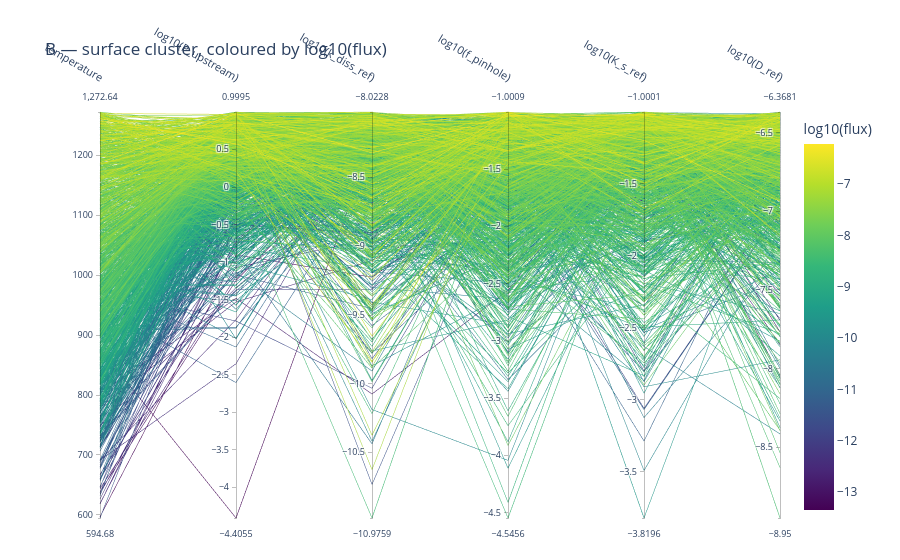
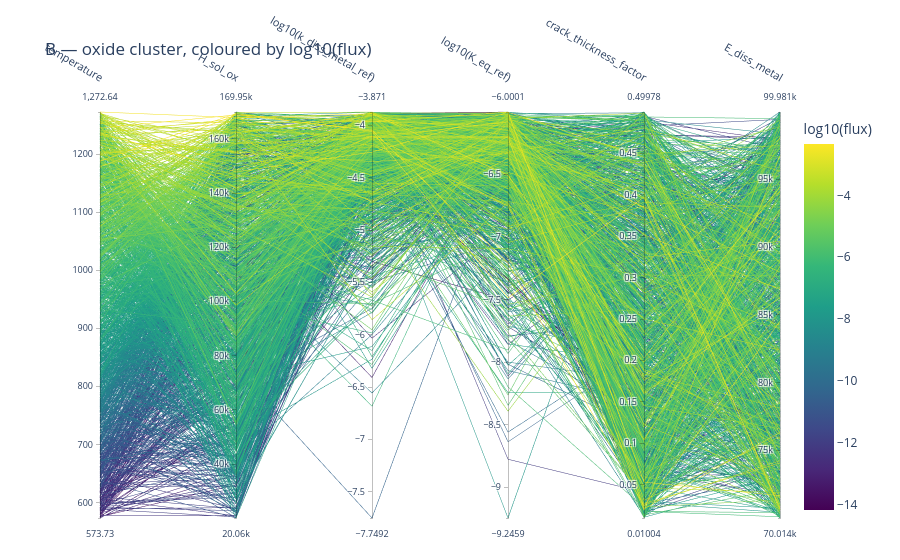
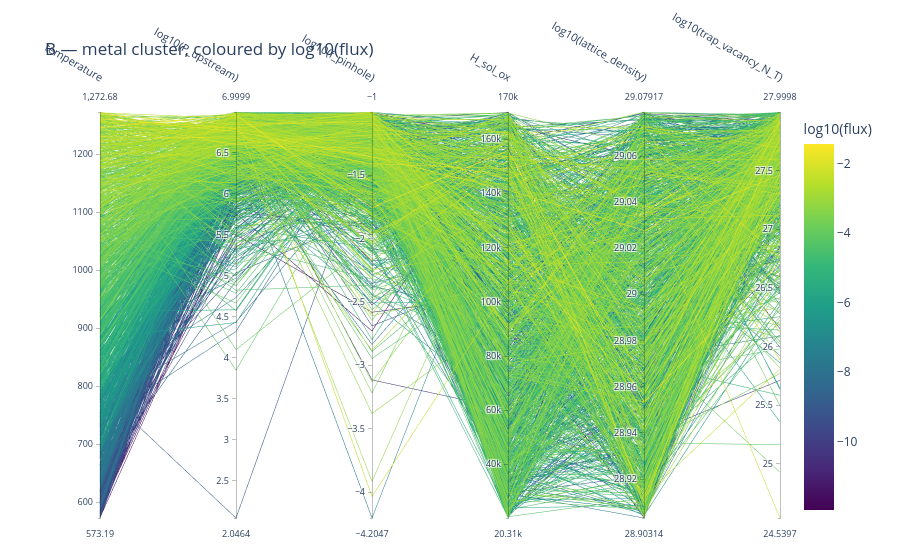

These figures' notebook cell, in order:
### Markdown cell above
## B — per-regime clusters coloured by log10(flux)

One PCP per regime, axes = that regime's top-6 δ drivers, colour = `log10(flux)`. Clean
within-regime view (no cross-preset mixing).

### Code cell
figsB = {}
for r in ['surface', 'oxide', 'metal']:
    dims = top_drivers(routeB, r, 'flux', k=6)
    sub = master[master['regime'] == r]
    figsB[r] = parallel_coordinates_samples(
        sub, dims, color_by='flux', log_dims=logsub(dims),
        title=f'B — {r} cluster, coloured by log10(flux)',
        save_html=os.path.join(FIG_DIR, f'pcp_B_{r}.html'))
    print(f"{r:8s}: n={len(sub)}  axes={dims}")

for r in ['surface', 'oxide', 'metal']:
    figsB[r].show()

### Figure 1 — Plotly figure (JSON) as saved in the notebook; plotly's stock layout.template omitted (floating-point values rounded to 4 significant figures; data arrays with more than 128 entries replaced by an {"elided": "..."} marker saying what was removed)
{"data": [{"dimensions": [{"label": "temperature", "values": {"elided": "1500 float values"}}, {"label": "log10(P_upstream)", "values": {"elided": "1500 float values"}}, {"label": "log10(k_diss_ref)", "values": {"elided": "1500 float values"}}, {"label": "log10(f_pinhole)", "values": {"elided": "1500 float values"}}, {"label": "log10(K_s_ref)", "values": {"elided": "1500 float values"}}, {"label": "log10(D_ref)", "values": {"elided": "1500 float values"}}], "labelangle": 30, "labelfont": {"size": 11}, "labelside": "top", "line": {"color": {"elided": "1500 float values"}, "colorbar": {"title": {"text": "log10(flux)"}}, "colorscale": [[0, "#440154"], [0.1111, "#482878"], [0.2222, "#3e4989"], [0.3333, "#31688e"], [0.4444, "#26828e"], [0.5556, "#1f9e89"], [0.6667, "#35b779"], [0.7778, "#6ece58"], [0.8889, "#b5de2b"], [1, "#fde725"]], "showscale": true}, "rangefont": {"size": 9}, "tickfont": {"size": 9}, "type": "parcoords"}], "layout": {"font": {"size": 12}, "margin": {"b": 40, "l": 100, "r": 120, "t": 110}, "title": {"text": "B — surface cluster, coloured by log10(flux)"}}}

### Figure 2 — Plotly figure (JSON) as saved in the notebook; plotly's stock layout.template omitted (floating-point values rounded to 4 significant figures; data arrays with more than 128 entries replaced by an {"elided": "..."} marker saying what was removed)
{"data": [{"dimensions": [{"label": "temperature", "values": {"elided": "1513 float values"}}, {"label": "H_sol_ox", "values": {"elided": "1513 float values"}}, {"label": "log10(k_diss_metal_ref)", "values": {"elided": "1513 float values"}}, {"label": "log10(K_eq_ref)", "values": {"elided": "1513 float values"}}, {"label": "crack_thickness_factor", "values": {"elided": "1513 float values"}}, {"label": "E_diss_metal", "values": {"elided": "1513 float values"}}], "labelangle": 30, "labelfont": {"size": 11}, "labelside": "top", "line": {"color": {"elided": "1513 float values"}, "colorbar": {"title": {"text": "log10(flux)"}}, "colorscale": [[0, "#440154"], [0.1111, "#482878"], [0.2222, "#3e4989"], [0.3333, "#31688e"], [0.4444, "#26828e"], [0.5556, "#1f9e89"], [0.6667, "#35b779"], [0.7778, "#6ece58"], [0.8889, "#b5de2b"], [1, "#fde725"]], "showscale": true}, "rangefont": {"size": 9}, "tickfont": {"size": 9}, "type": "parcoords"}], "layout": {"font": {"size": 12}, "margin": {"b": 40, "l": 100, "r": 120, "t": 110}, "title": {"text": "B — oxide cluster, coloured by log10(flux)"}}}

### Figure 3 — Plotly figure (JSON) as saved in the notebook; plotly's stock layout.template omitted (floating-point values rounded to 4 significant figures; data arrays with more than 128 entries replaced by an {"elided": "..."} marker saying what was removed)
{"data": [{"dimensions": [{"label": "temperature", "values": {"elided": "1495 float values"}}, {"label": "log10(P_upstream)", "values": {"elided": "1495 float values"}}, {"label": "log10(f_pinhole)", "values": {"elided": "1495 float values"}}, {"label": "H_sol_ox", "values": {"elided": "1495 float values"}}, {"label": "log10(lattice_density)", "values": {"elided": "1495 float values"}}, {"label": "log10(trap_vacancy_N_T)", "values": {"elided": "1495 float values"}}], "labelangle": 30, "labelfont": {"size": 11}, "labelside": "top", "line": {"color": {"elided": "1495 float values"}, "colorbar": {"title": {"text": "log10(flux)"}}, "colorscale": [[0, "#440154"], [0.1111, "#482878"], [0.2222, "#3e4989"], [0.3333, "#31688e"], [0.4444, "#26828e"], [0.5556, "#1f9e89"], [0.6667, "#35b779"], [0.7778, "#6ece58"], [0.8889, "#b5de2b"], [1, "#fde725"]], "showscale": true}, "rangefont": {"size": 9}, "tickfont": {"size": 9}, "type": "parcoords"}], "layout": {"font": {"size": 12}, "margin": {"b": 40, "l": 100, "r": 120, "t": 110}, "title": {"text": "B — metal cluster, coloured by log10(flux)"}}}
